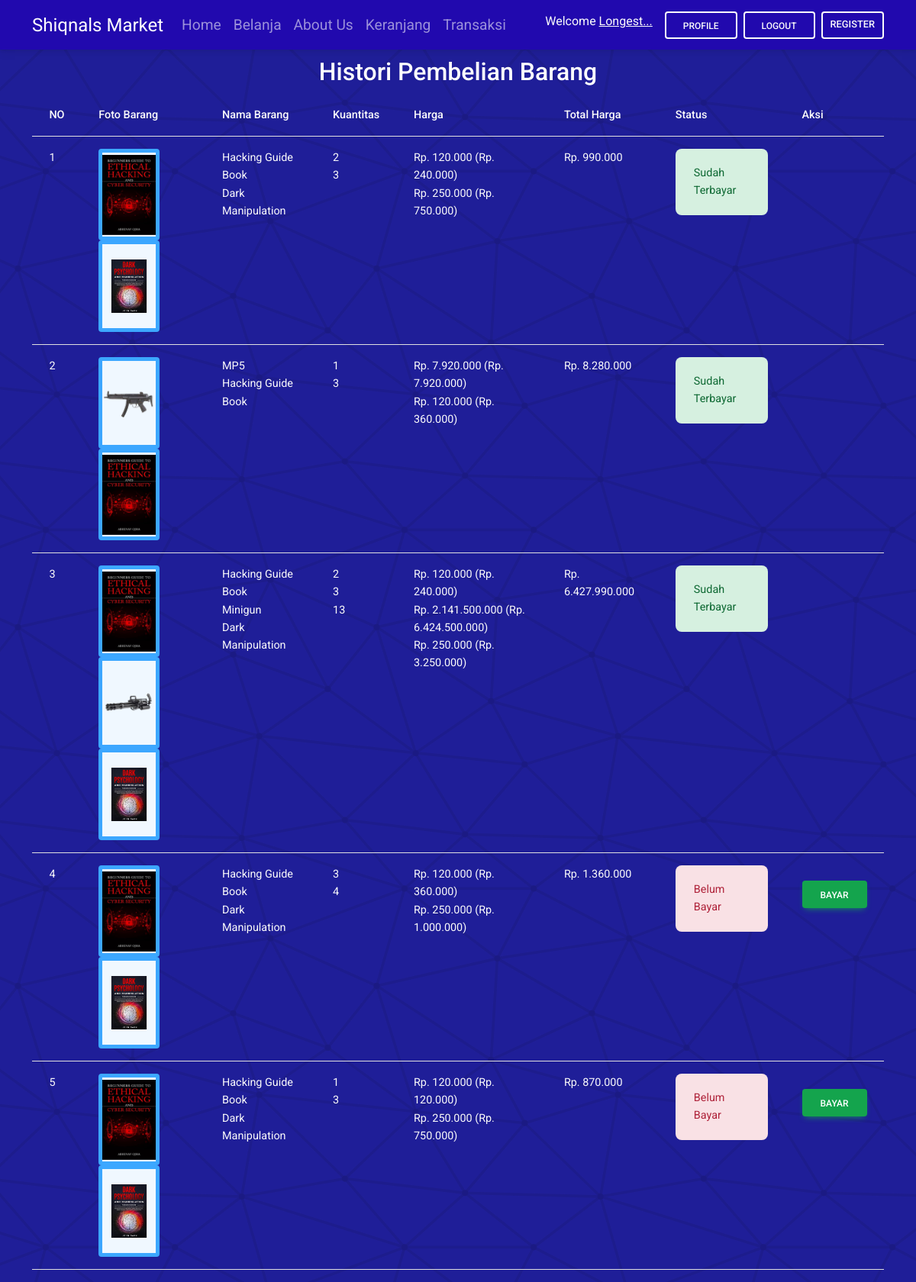
Page /histori_pembelian.php (signed in) on the committed database.
### tables this page shows
CREATE TABLE `peminjaman_barang` (
  `id_peminjaman_barang` int(11) NOT NULL,
  `id_user` int(11) NOT NULL,
  `tanggal_pinjam` date NOT NULL,
  `tanggal_kembali` date NOT NULL
);

CREATE TABLE `barang` (
  `id_barang` int(11) NOT NULL,
  `nama_barang` varchar(100) NOT NULL,
  `deskripsi` varchar(255) NOT NULL,
  `pengarang` varchar(100) NOT NULL,
  `foto` varchar(100) NOT NULL,
  `harga` int(11) NOT NULL,
  `tag` text NOT NULL
);

CREATE TABLE `detail_peminjaman_barang` (
  `id_detail_peminjaman_barang` int(11) NOT NULL,
  `id_peminjaman_barang` int(11) NOT NULL,
  `id_barang` int(11) NOT NULL,
  `qty` int(11) NOT NULL
);

### histori_pembelian.php (the view, shortened to what this page needs)
<?php
include "header.php";
?>
<h2 style="text-align: center;margin-top: 10px;color: white;">Histori Pembelian Barang</h2>
<div class="container rounded text-light" style="margin-top:10px;">
    <table class="table text-light">
        <thead>
            <th>NO</th>
            <th>Foto Barang</th>
            <th>Nama Barang</th>
            <th>Kuantitas</th>
            <th>Harga</th>
            <th>Total Harga</th>
            <th>Status</th>
            <th>Aksi</th>
        </thead>
        <tbody>
            <?php
            include "koneksi.php";
            $qry_histori = mysqli_query($conn, "select * from peminjaman_barang order by id_peminjaman_barang desc");
            $no = 0;
            while ($dt_histori = mysqli_fetch_array($qry_histori)) {
                $no++;
                $total_harga = 0;
                $barang = "";
                $hargabuku = "";
                $qty = "";
                $foto_barang = "";
                $qry_barang = mysqli_query($conn, "select * from detail_peminjaman_barang join barang on barang.id_barang=detail_peminjaman_barang.id_barang where id_peminjaman_barang = '" . $dt_histori['id_peminjaman_barang'] . "'");
                while ($dt_barang = mysqli_fetch_array($qry_barang)) {
                    $hargabuku .= "Rp. " . number_format($dt_barang['harga'], 0, ',', '.') . " (Rp. " . number_format($dt_barang['harga'] * $dt_barang['qty'], 0, ',', '.') . ")<br>";
                    $foto_barang .= "<a class='ripple'><img src='assets/img/" . $dt_barang['foto'] . "'style=' height:120px; width:80px;object-fit:contain;border: 5px solid rgb(60, 167, 255); background-color: aliceblue;' class='img-fluid rounded hover-shadow'/></a>";
                    $barang .= $dt_barang['nama_barang'] . "<br>";
                    $qty .= $dt_barang['qty'] . "<br>";
                    $total_harga += $dt_barang['harga'] * $dt_barang['qty'];
                    $total_harga_formatted = "Rp. " . number_format($total_harga, 0, ',', '.');
                }
                $qry_cek_kembali = mysqli_query($conn, "select * from pengembalian_barang where id_peminjaman_barang ='" . $dt_histori['id_peminjaman_barang'] . "'");
                if (mysqli_num_rows($qry_cek_kembali) > 0) {
                    $status_kembali = "<label class='alert alert-success'>Sudah Terbayar <label>";
                    $button_kembali = "";
                } else {
                    $status_kembali = "<label class='alert alert-danger'>Belum Bayar</label>";
                    $button_kembali = "<a href='kembali.php?id=" . $dt_histori['id_peminjaman_barang'] . "' class='btn btn-success' style='margin-top:20px;'>Bayar</a>";
                }
            ?>
                <tr>
                    <td>
                        <?= $no ?>
                    </td>
                    <td>
                        <?= $foto_barang?>
                    </td>
                    <td>
                        <?= $barang ?>
                    </td>
                    <td>
                        <?= $qty ?>
                    </td>
                    <td>
                        <?= $hargabuku ?>
                    </td>
                    <td>
                        <?= $total_harga_formatted ?>
                    </td>
                    <td>
                        <?= $status_kembali ?>
                    </td>
                    <td>
                        <?= $button_kembali ?>
                    </td>
                </tr>
            <?php
            }
            ?>
        </tbody>
    </table>
</div>
<?php
include "footer.php";
?>

### header.php (shortened to what this page needs)
<!DOCTYPE html>
<html lang="en">
<head>
    <link rel="stylesheet" href="https://cdnjs.cloudflare.com/ajax/libs/font-awesome/6.0.0/css/all.min.css">
    <link rel="stylesheet" href="assets/css/mdb.min.css" />
    <link rel="stylesheet" href="style.css">
</head>
<body>
    <nav class="navbar navbar-expand-lg navbar-dark " style="background-color:#2109ae;">
        <div class="container">
            <a class="navbar-brand" href="home.php">Shiqnals Market</a>
            <div class="collapse navbar-collapse" id="navbarText">
                <ul class="navbar-nav ml-auto">
                    <li class="nav-item">
                        <a class="nav-link" href="home.php">Home</a>
                    </li>
                    <li class="nav-item">
                        <a class="nav-link" href="belanja.php">Belanja</a>
                    </li>
                    <li class="nav-item">
                        <a class="nav-link" href="about_us.php">About Us</a>
                    </li>
                    <li class="nav-item">
                        <a class="nav-link" href="keranjang.php">Keranjang</a>
                    </li>
                    <li class="nav-item">
                        <a class="nav-link" href="histori_pembelian.php">Transaksi</a>
                    </li>
                </ul>
            </div>
            <div class="d-flex">
                <?php if (isset($_SESSION['username'])) { ?>
                    <span class="text-light me-2">Welcome
                    <span class="text-light me-2" id="username"><?php echo $_SESSION['username']; ?></span></span>
                    <a class="btn btn-outline-light me-2 login-btn" href="profile.php">Profile</a>
                    <a class="btn btn-outline-light me-2 login-btn" href="logout.php">Logout</a>
                <?php } else { ?>
                    <a class="btn btn-outline-light me-2 login-btn" href="login.php">
                        <i class="fas fa-home"></i> Login
                    </a>
                <?php } ?>
                <a class="btn btn-outline-light register-btn" href="register.php">Register</a>
            </div>
    </nav>

### footer.php (shortened to what this page needs)
</body>
</html>

### style.css (style rules this page uses)
body { font-family: 'Roboto', sans-serif; margin: 0px; padding: 0px; background-color: #040044; background-color: #1F1E98; }
.navbar { background-color: #343a40; }
.navbar-brand { font-size: 1.5em; }
.navbar-nav .nav-link { font-size: 1.2em; }
.register-btn { padding: 5px 10px; font-size: 0.8em; }

### rows in the picture
peminjaman_barang: barang.foto (picture), barang.nama_barang "Hacking Guide Book Dark Manipulation", detail_peminjaman_barang.qty "2 3", barang.harga "120.000 250.000", barang.harga "240.000 750.000", total_harga_formatted "Rp. 990.000", shows "Sudah Terbayar"
peminjaman_barang: barang.foto (picture), barang.nama_barang "MP5 Hacking Guide Book", detail_peminjaman_barang.qty "1 3", barang.harga "7.920.000 120.000", barang.harga "7.920.000 360.000", total_harga_formatted "Rp. 8.280.000", shows "Sudah Terbayar"
peminjaman_barang: barang.foto (picture), barang.nama_barang "Hacking Guide Book Minigun Dark Manipulation", detail_peminjaman_barang.qty "2 3 13", barang.harga "120.000 2.141.500.000 250.000", barang.harga "240.000 6.424.500.000 3.250.000", total_harga_formatted "Rp. 6.427.990.000", shows "Sudah Terbayar"
peminjaman_barang: barang.foto (picture), barang.nama_barang "Hacking Guide Book Dark Manipulation", detail_peminjaman_barang.qty "3 4", barang.harga "120.000 250.000", barang.harga "360.000 1.000.000", total_harga_formatted "Rp. 1.360.000", shows "Belum Bayar"
peminjaman_barang: barang.foto (picture), barang.nama_barang "Hacking Guide Book Dark Manipulation", detail_peminjaman_barang.qty "1 3", barang.harga "120.000 250.000", barang.harga "120.000 750.000", total_harga_formatted "Rp. 870.000", shows "Belum Bayar"
